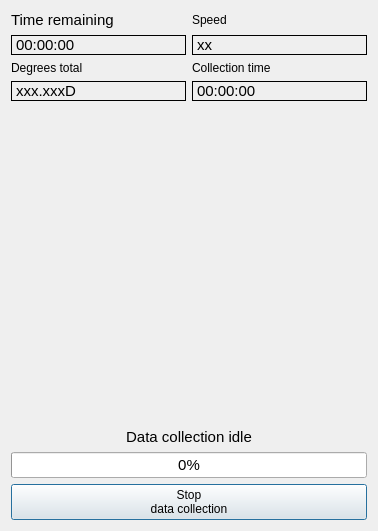
<?xml version="1.0" encoding="UTF-8"?>
<ui version="4.0">
 <class>dialogDataCollection</class>
 <widget class="QDialog" name="dialogDataCollection">
  <property name="windowModality">
   <enum>Qt::ApplicationModal</enum>
  </property>
  <property name="geometry">
   <rect>
    <x>0</x>
    <y>0</y>
    <width>378</width>
    <height>531</height>
   </rect>
  </property>
  <property name="windowTitle">
   <string>DataCollection</string>
  </property>
  <layout class="QGridLayout" name="gridLayout">
   <item row="0" column="1">
    <widget class="QLabel" name="label_24">
     <property name="sizePolicy">
      <sizepolicy hsizetype="Preferred" vsizetype="Fixed">
       <horstretch>0</horstretch>
       <verstretch>0</verstretch>
      </sizepolicy>
     </property>
     <property name="font">
      <font>
       <pointsize>11</pointsize>
      </font>
     </property>
     <property name="text">
      <string>Time remaining</string>
     </property>
    </widget>
   </item>
   <item row="2" column="2">
    <widget class="QLabel" name="label_43">
     <property name="sizePolicy">
      <sizepolicy hsizetype="Preferred" vsizetype="Fixed">
       <horstretch>0</horstretch>
       <verstretch>0</verstretch>
      </sizepolicy>
     </property>
     <property name="text">
      <string>Collection time</string>
     </property>
     <property name="alignment">
      <set>Qt::AlignLeading|Qt::AlignLeft|Qt::AlignVCenter</set>
     </property>
    </widget>
   </item>
   <item row="1" column="2">
    <widget class="QLabel" name="labelDataCollectionSpeed">
     <property name="sizePolicy">
      <sizepolicy hsizetype="Preferred" vsizetype="Fixed">
       <horstretch>0</horstretch>
       <verstretch>0</verstretch>
      </sizepolicy>
     </property>
     <property name="font">
      <font>
       <pointsize>11</pointsize>
      </font>
     </property>
     <property name="frameShape">
      <enum>QFrame::Box</enum>
     </property>
     <property name="text">
      <string>xx</string>
     </property>
     <property name="alignment">
      <set>Qt::AlignLeading|Qt::AlignLeft|Qt::AlignVCenter</set>
     </property>
     <property name="margin">
      <number>2</number>
     </property>
    </widget>
   </item>
   <item row="3" column="1">
    <widget class="QLabel" name="labelDegreesTotal">
     <property name="sizePolicy">
      <sizepolicy hsizetype="Preferred" vsizetype="Fixed">
       <horstretch>0</horstretch>
       <verstretch>0</verstretch>
      </sizepolicy>
     </property>
     <property name="font">
      <font>
       <pointsize>11</pointsize>
      </font>
     </property>
     <property name="frameShape">
      <enum>QFrame::Box</enum>
     </property>
     <property name="text">
      <string>xxx.xxxD</string>
     </property>
     <property name="alignment">
      <set>Qt::AlignLeading|Qt::AlignLeft|Qt::AlignVCenter</set>
     </property>
     <property name="margin">
      <number>2</number>
     </property>
    </widget>
   </item>
   <item row="4" column="1" colspan="2">
    <layout class="QVBoxLayout" name="verticalLayoutDataCollectionStatus"/>
   </item>
   <item row="6" column="1" colspan="2">
    <widget class="QLabel" name="labelDataCollectionProgress">
     <property name="sizePolicy">
      <sizepolicy hsizetype="Preferred" vsizetype="Fixed">
       <horstretch>0</horstretch>
       <verstretch>0</verstretch>
      </sizepolicy>
     </property>
     <property name="font">
      <font>
       <pointsize>11</pointsize>
      </font>
     </property>
     <property name="text">
      <string>Data collection idle</string>
     </property>
     <property name="textFormat">
      <enum>Qt::PlainText</enum>
     </property>
     <property name="alignment">
      <set>Qt::AlignCenter</set>
     </property>
     <property name="margin">
      <number>3</number>
     </property>
    </widget>
   </item>
   <item row="2" column="1">
    <widget class="QLabel" name="label_41">
     <property name="sizePolicy">
      <sizepolicy hsizetype="Preferred" vsizetype="Fixed">
       <horstretch>0</horstretch>
       <verstretch>0</verstretch>
      </sizepolicy>
     </property>
     <property name="text">
      <string>Degrees total</string>
     </property>
     <property name="alignment">
      <set>Qt::AlignLeading|Qt::AlignLeft|Qt::AlignVCenter</set>
     </property>
    </widget>
   </item>
   <item row="0" column="2">
    <widget class="QLabel" name="label_42">
     <property name="sizePolicy">
      <sizepolicy hsizetype="Preferred" vsizetype="Fixed">
       <horstretch>0</horstretch>
       <verstretch>0</verstretch>
      </sizepolicy>
     </property>
     <property name="text">
      <string>Speed</string>
     </property>
     <property name="alignment">
      <set>Qt::AlignLeading|Qt::AlignLeft|Qt::AlignVCenter</set>
     </property>
    </widget>
   </item>
   <item row="8" column="1" colspan="2">
    <widget class="QPushButton" name="pushButtonStopDataCollection">
     <property name="sizePolicy">
      <sizepolicy hsizetype="Expanding" vsizetype="Fixed">
       <horstretch>0</horstretch>
       <verstretch>0</verstretch>
      </sizepolicy>
     </property>
     <property name="layoutDirection">
      <enum>Qt::RightToLeft</enum>
     </property>
     <property name="text">
      <string>Stop
data collection</string>
     </property>
     <property name="iconSize">
      <size>
       <width>16</width>
       <height>16</height>
      </size>
     </property>
    </widget>
   </item>
   <item row="3" column="2">
    <widget class="QLabel" name="labelCollectionTime">
     <property name="sizePolicy">
      <sizepolicy hsizetype="Preferred" vsizetype="Fixed">
       <horstretch>0</horstretch>
       <verstretch>0</verstretch>
      </sizepolicy>
     </property>
     <property name="font">
      <font>
       <pointsize>11</pointsize>
      </font>
     </property>
     <property name="frameShape">
      <enum>QFrame::Box</enum>
     </property>
     <property name="text">
      <string>00:00:00</string>
     </property>
     <property name="alignment">
      <set>Qt::AlignLeading|Qt::AlignLeft|Qt::AlignVCenter</set>
     </property>
     <property name="margin">
      <number>2</number>
     </property>
    </widget>
   </item>
   <item row="1" column="1">
    <widget class="QLabel" name="labelDataCollectionTimeRemaining">
     <property name="sizePolicy">
      <sizepolicy hsizetype="Preferred" vsizetype="Fixed">
       <horstretch>0</horstretch>
       <verstretch>0</verstretch>
      </sizepolicy>
     </property>
     <property name="font">
      <font>
       <pointsize>11</pointsize>
      </font>
     </property>
     <property name="frameShape">
      <enum>QFrame::Box</enum>
     </property>
     <property name="text">
      <string>00:00:00</string>
     </property>
     <property name="margin">
      <number>2</number>
     </property>
    </widget>
   </item>
   <item row="7" column="1" colspan="2">
    <widget class="QProgressBar" name="progressBarDataCollection">
     <property name="font">
      <font>
       <pointsize>11</pointsize>
      </font>
     </property>
     <property name="value">
      <number>0</number>
     </property>
    </widget>
   </item>
   <item row="5" column="1" colspan="2">
    <spacer name="verticalSpacer">
     <property name="orientation">
      <enum>Qt::Vertical</enum>
     </property>
     <property name="sizeHint" stdset="0">
      <size>
       <width>20</width>
       <height>40</height>
      </size>
     </property>
    </spacer>
   </item>
  </layout>
 </widget>
 <resources/>
 <connections/>
</ui>
